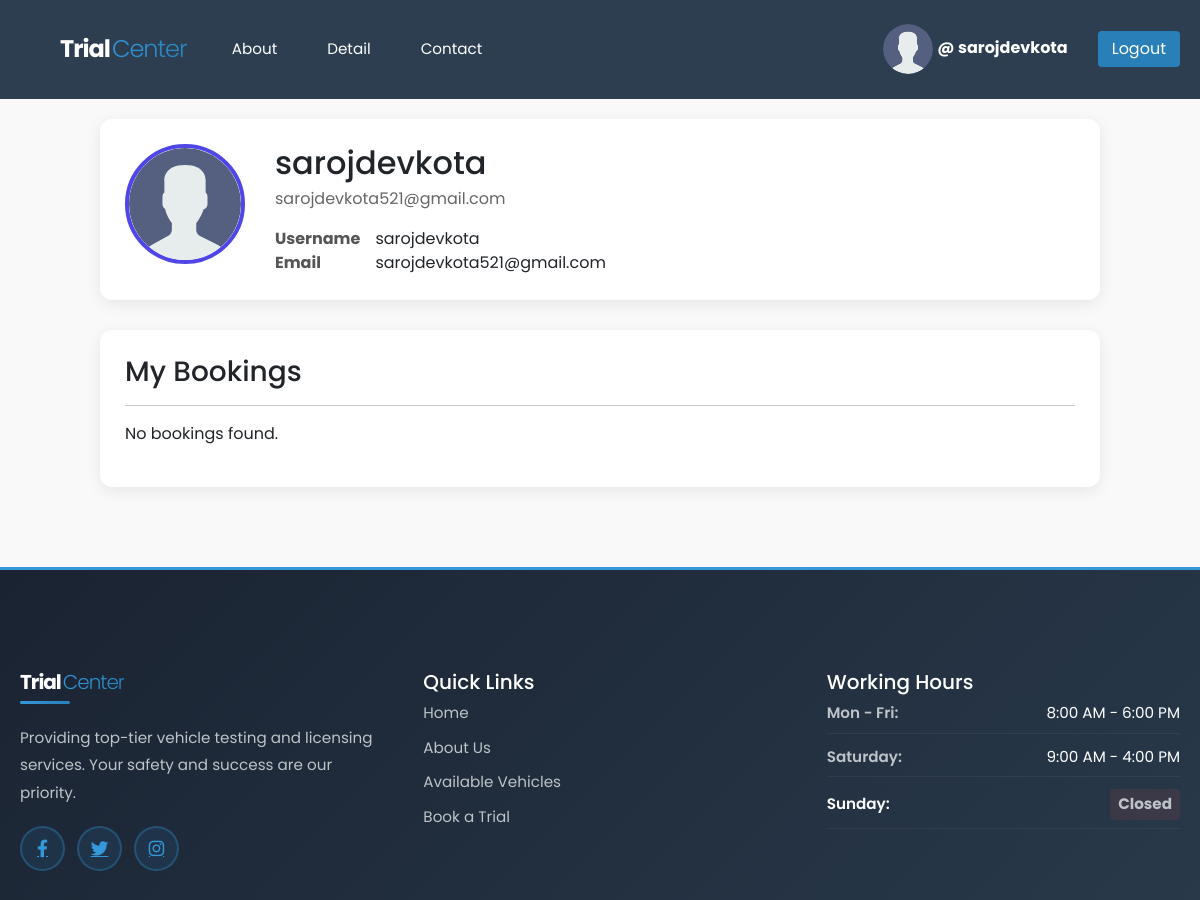
The app's page /account/profile/1/ (signed in, upper part), older data.
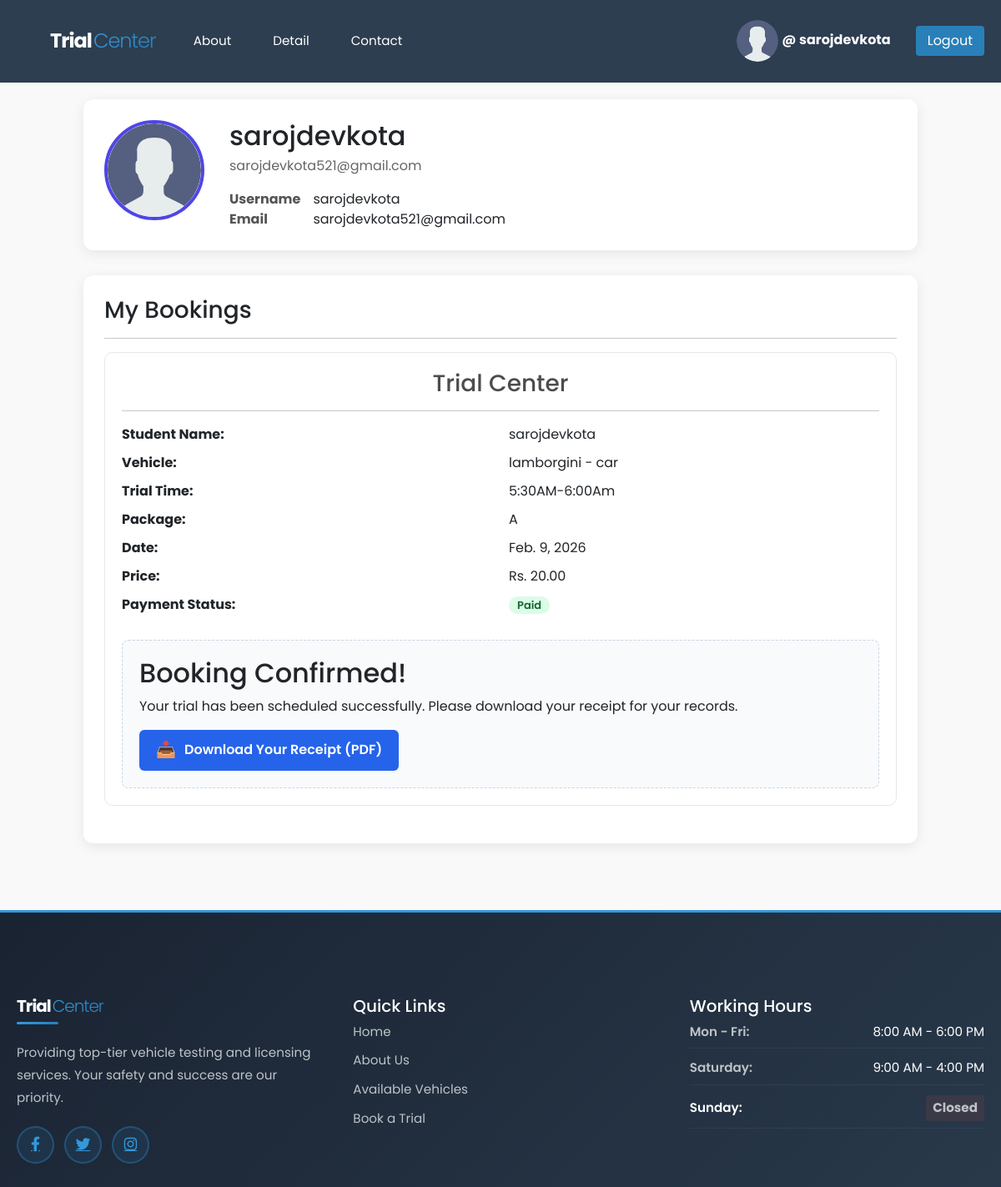
The same page, newer data.
### base/models.py (models this page shows, shortened)
class Booking(models.Model):
    user=models.ForeignKey(User, on_delete=models.CASCADE)
    vehicle=models.ForeignKey(Vehicle, on_delete=models.CASCADE)
    package=models.ForeignKey(Package, on_delete=models.CASCADE)
    trial_time=models.ForeignKey(TrialTime, on_delete=models.CASCADE,  related_name='bookings')
    customer_name=models.CharField(max_length=200)
    phone_number=models.CharField(max_length=15)
    message=models.TextField()
    payment_status=models.BooleanField(default=False)
    payment_uuid = models.CharField(max_length=100, blank=True, null=True)
    booking_date = models.DateField()
    expiry_date = models.DateField(blank=True, null=True)
    is_active=models.BooleanField(default=False)
    class Meta:
        constraints = [
          UniqueConstraint(
            fields=['vehicle', 'trial_time',"booking_date"],
            condition=Q(is_active=True),
            name='unique_active_booking_per_date'
        )
    ]

class Vehicle(models.Model):
    catogery = models.ForeignKey(Catogery, on_delete=models.CASCADE)
    name=models.CharField(max_length=100)
    photo=models.ImageField(upload_to='vehicle_photos/', null=True, blank=True)
    def __str__(self):
        return f"{self.name} - {self.catogery.name}"

class Catogery(models.Model):
    name = models.CharField(max_length=100)

class TrialTime(models.Model):
    vehicle = models.ForeignKey(Vehicle, on_delete=models.CASCADE)
    time = models.ForeignKey(Timeslot, on_delete=models.CASCADE)
    class Meta:
        ordering = ['time']
        unique_together = ('vehicle', 'time')

class Timeslot(models.Model):
    time=models.CharField(max_length=100)
    def __str__(self):
        return self.time

class Package(models.Model):
    vehicle=models.ForeignKey(Catogery, on_delete=models.CASCADE)
    package_name=models.CharField(max_length=200)
    price=models.DecimalField(max_digits=10, decimal_places=2)
    time=models.CharField(max_length=100)
    duration_days=models.IntegerField()

### account/views.py (the view)
# urls.py: path('profile/<str:pk>/',views.profile,name='profile'),
def profile(request, pk):
    user = get_object_or_404(User, pk=pk)
    obj=Booking.objects.filter(user=user)
    is_user=request.user==user
    context = {
        'user': user,
        'obj':obj,
        "is_user":is_user
    }
    return render(request, 'account/profile.html', context)

### account/templates/account/profile.html (shortened to what this page needs)
{% extends 'main.html' %}
{% load static %}
{% block content %}
{% if is_user %}
<div class="profile-wrapper">
  <div class="profile-card">
    <div class="profile-avatar">
      <img src="{% static 'images/avatar.svg' %}">
    </div>
    <div class="profile-info">
      <h2>{{ user.username }}</h2>
      <p>{{ user.email }}</p>
      <table class="info-table">
        <tr>
          <th>Username</th>
          <td>{{ user.username }}</td>
        </tr>
        <tr>
          <th>Email</th>
          <td>{{ user.email }}</td>
        </tr>
      </table>
    </div>
  </div>
  <div class="booking-section">
    <h3>My Bookings</h3>
    <hr>
    {% for booking in obj %}
      <div class="booking-card">
        <h3 style="color: #4e4b4bff; text-align: center;">Trial Center</h3><hr>
        <div class="booking-grid">
          <div><strong>Student Name:</strong></div>
          <div>{{ booking.customer_name }}</div>
          <div><strong>Vehicle:</strong></div>
          <div>{{ booking.vehicle }}</div>
          <div><strong>Trial Time:</strong></div>
          <div>{{ booking.trial_time.time }}</div>
          <div><strong>Package:</strong></div>
          <div>{{ booking.package.package_name }}</div>
          <div><strong>Date:</strong></div>
          <div>{{ booking.booking_date }}</div>
          <div><strong>Price:</strong></div>
          <div>Rs. {{ booking.package.price }}</div>
          <div><strong>Payment Status:</strong></div>
          <div>
            {% if booking.payment_status %}
              <span class="badge badge-success">Paid</span>
            {% endif %}
          </div>
        </div>
<div style="margin-top: 30px; padding: 20px; background: #f8fafc; border-radius: 8px; border: 1px dashed #cbd5e1;">
    <h2 style="margin-top: 0;">Booking Confirmed!</h2>
    <p>Your trial has been scheduled successfully. Please download your receipt for your records.</p>
    <a href="{% url 'invoice' booking.id %}" class="download-btn">
        <span class="download-icon">📥</span> Download Your Receipt (PDF)
    </a>
</div>
      </div>
    {% empty %}
      <p>No bookings found.</p>
    {% endfor %}
  </div>
</div>
{%else%}
<h1> Access Denied</h1>
{%endif %}
{% endblock %}

Row changes from the older to the newer data that the page shows:
added Booking: customer_name "sarojdevkota", vehicle "lamborgini - car", trial_time.time "5:30AM-6:00Am", package.package_name "A", booking_date "Feb. 9, 2026", package.price "20.00", payment_status "Paid"
Text that changed along with them:
text no longer shown: "No bookings found."
